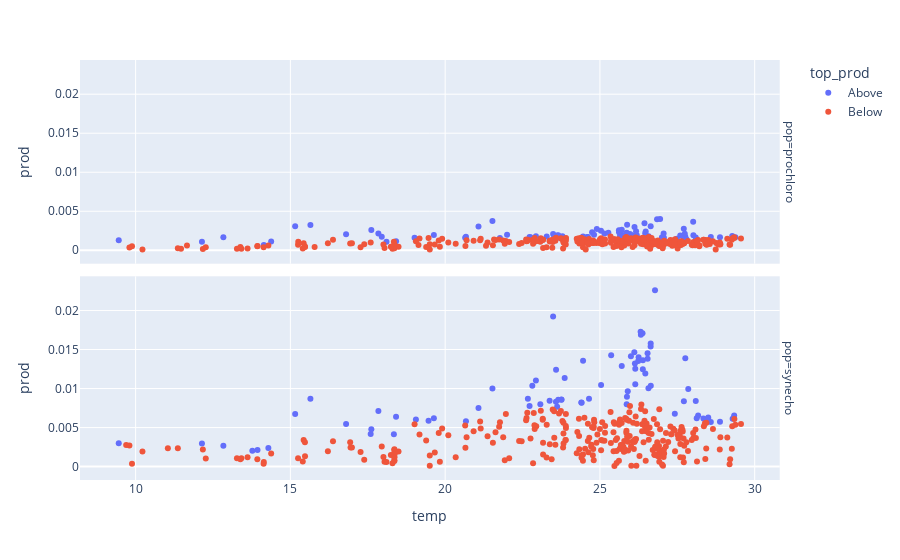

The code cell stored with this chart in its notebook:
### Code cell
# create temp bins
def custom_round(x, base=5):
    return int(base * round(float(x)/base))

rates_temp=all_rates_df.loc[all_rates_df['temp'].notnull()]
rates_temp['round_temp']=rates_temp['temp'].apply(lambda x: custom_round(x, base=2))

# calculate top 20% per bin
rates_temp['top_growth']='Below'
rates_temp.loc[rates_temp['hourly_growth'] >= rates_temp.groupby(['pop',
                                                              'round_temp'])['hourly_growth'].transform('quantile',
                                                                                                        0.8),
              'top_growth']='Above'
# do same for productivity
rates_temp['top_prod']='Below'
rates_temp.loc[rates_temp['prod'] >= rates_temp.groupby(['pop',
                                                              'round_temp'])['prod'].transform('quantile',
                                                                                                        0.8),
              'top_prod']='Above'

px.scatter(rates_temp, x='temp',y='prod',facet_row='pop',color='top_prod')

### Figure 1 — Plotly figure (JSON) as saved in the notebook; plotly's stock layout.template omitted (floating-point values rounded to 4 significant figures; data arrays with more than 128 entries replaced by an {"elided": "..."} marker saying what was removed)
{"data": [{"hovertemplate": "top_prod=Above<br>pop=prochloro<br>temp=%{x}<br>prod=%{y}<extra></extra>", "legendgroup": "Above", "marker": {"color": "#636efa", "symbol": "circle"}, "mode": "markers", "name": "Above", "orientation": "v", "showlegend": true, "type": "scatter", "x": [21.53, 21.08, 20.67, 29.38, 29.27, 28.88, 28.58, 26.11, 24.45, 25.15, 25.95, 25.94, 25.96, 25.86, 25.97, 26.19, 25.03, 28.1, 26.64, 25.7, 26.57, 26.46, 26.49, 25.7, 27.76, 27.71, 27.79, 22.0, 28.02, 27.74, 14.14, 12.83, 9.454, 12.14, 27.01, 18.1, 18.41, 27.06, 26.01, 25.9, 26.17, 14.38, 17.95, 22.76, 24.75, 24.59, 27.01, 27.48, 23.49, 23.65, 22.73, 22.93, 23.76, 23.58, 23.62, 23.52, 23.68, 23.28, 19.01, 21.77, 17.84, 25.86, 17.61, 19.64, 20.65, 25.65, 26.44, 26.85, 26.94, 28.01, 25.88, 26.12, 25.61, 24.9, 25.27, 26.48, 27.71, 27.59, 27.07, 25.62, 24.81, 24.61, 23.79, 16.8, 15.15, 15.65], "xaxis": "x2", "y": [0.003755, 0.003063, 0.001728, 0.001682, 0.001847, 0.001655, 0.001703, 0.001898, 0.001763, 0.002142, 0.001999, 0.001805, 0.001793, 0.00226, 0.002101, 0.001942, 0.002489, 0.001623, 0.003075, 0.002629, 0.001784, 0.002187, 0.00186, 0.001985, 0.00174, 0.001577, 0.001412, 0.001999, 0.001917, 0.002115, 0.0006678, 0.001674, 0.001288, 0.001107, 0.001598, 0.001088, 0.001155, 0.002138, 0.00197, 0.002091, 0.002448, 0.001135, 0.001721, 0.001659, 0.002312, 0.001703, 0.001683, 0.00148, 0.002079, 0.001939, 0.001711, 0.001805, 0.001623, 0.001826, 0.001884, 0.001845, 0.001611, 0.001754, 0.001598, 0.001575, 0.002137, 0.00218, 0.002604, 0.001967, 0.001622, 0.001816, 0.003457, 0.003991, 0.004024, 0.003644, 0.003259, 0.002996, 0.002557, 0.002736, 0.002232, 0.002423, 0.002746, 0.001886, 0.001597, 0.002299, 0.001976, 0.001704, 0.001798, 0.002062, 0.003065, 0.003247], "yaxis": "y2"}, {"hovertemplate": "top_prod=Above<br>pop=synecho<br>temp=%{x}<br>prod=%{y}<extra></extra>", "legendgroup": "Above", "marker": {"color": "#636efa", "symbol": "circle"}, "mode": "markers", "name": "Above", "orientation": "v", "showlegend": false, "type": "scatter", "x": [21.53, 21.08, 20.67, 29.34, 29.29, 28.88, 28.58, 28.34, 28.5, 28.49, 26.13, 26.14, 26.11, 25.04, 24.4, 24.45, 23.58, 25.86, 26.0, 25.9, 26.78, 26.32, 26.24, 26.39, 28.17, 28.1, 26.64, 25.87, 25.7, 25.36, 27.42, 27.85, 27.76, 27.71, 28.13, 24.41, 23.86, 13.77, 12.83, 9.454, 12.14, 24.65, 26.54, 26.14, 26.38, 26.31, 26.64, 26.25, 26.39, 26.47, 26.54, 26.57, 26.64, 17.59, 18.41, 14.29, 13.94, 23.49, 23.65, 22.73, 23.07, 22.82, 22.67, 22.93, 23.37, 23.76, 23.76, 23.58, 23.62, 19.46, 19.06, 17.84, 17.61, 19.64, 18.34, 16.8, 15.15, 15.65], "xaxis": "x", "y": [0.01002, 0.007513, 0.00581, 0.006553, 0.006118, 0.00576, 0.005701, 0.006165, 0.006299, 0.006187, 0.01321, 0.01056, 0.01465, 0.01045, 0.008222, 0.01355, 0.01242, 0.007996, 0.01412, 0.009638, 0.02259, 0.01688, 0.01351, 0.01361, 0.006535, 0.008397, 0.01578, 0.008956, 0.01287, 0.01426, 0.006781, 0.009931, 0.01388, 0.008367, 0.006182, 0.008165, 0.01134, 0.002042, 0.002664, 0.002975, 0.002968, 0.008706, 0.01382, 0.01255, 0.0171, 0.01729, 0.01539, 0.01402, 0.01246, 0.01193, 0.01454, 0.01002, 0.01036, 0.004183, 0.006378, 0.002375, 0.002111, 0.01922, 0.008556, 0.007749, 0.007979, 0.01037, 0.008678, 0.01104, 0.008446, 0.008598, 0.008565, 0.008313, 0.007652, 0.005873, 0.006032, 0.007132, 0.004788, 0.006194, 0.004135, 0.005451, 0.00674, 0.008682], "yaxis": "y"}, {"hovertemplate": "top_prod=Below<br>pop=prochloro<br>temp=%{x}<br>prod=%{y}<extra></extra>", "legendgroup": "Below", "marker": {"color": "#EF553B", "symbol": "circle"}, "mode": "markers", "name": "Below", "orientation": "v", "showlegend": true, "type": "scatter", "x": {"elided": "324 float values"}, "xaxis": "x2", "y": {"elided": "324 float values"}, "yaxis": "y2"}, {"hovertemplate": "top_prod=Below<br>pop=synecho<br>temp=%{x}<br>prod=%{y}<extra></extra>", "legendgroup": "Below", "marker": {"color": "#EF553B", "symbol": "circle"}, "mode": "markers", "name": "Below", "orientation": "v", "showlegend": false, "type": "scatter", "x": {"elided": "291 float values"}, "xaxis": "x", "y": {"elided": "291 float values"}, "yaxis": "y"}], "layout": {"annotations": [{"font": {}, "showarrow": false, "text": "pop=synecho", "textangle": 90, "x": 0.98, "xanchor": "left", "xref": "paper", "y": 0.2425, "yanchor": "middle", "yref": "paper"}, {"font": {}, "showarrow": false, "text": "pop=prochloro", "textangle": 90, "x": 0.98, "xanchor": "left", "xref": "paper", "y": 0.7575, "yanchor": "middle", "yref": "paper"}], "legend": {"title": {"text": "top_prod"}, "tracegroupgap": 0}, "margin": {"t": 60}, "xaxis": {"anchor": "y", "domain": [0, 0.98], "title": {"text": "temp"}}, "xaxis2": {"anchor": "y2", "domain": [0, 0.98], "matches": "x", "showticklabels": false}, "yaxis": {"anchor": "x", "domain": [0, 0.485], "title": {"text": "prod"}}, "yaxis2": {"anchor": "x2", "domain": [0.515, 1], "matches": "y", "title": {"text": "prod"}}}}
